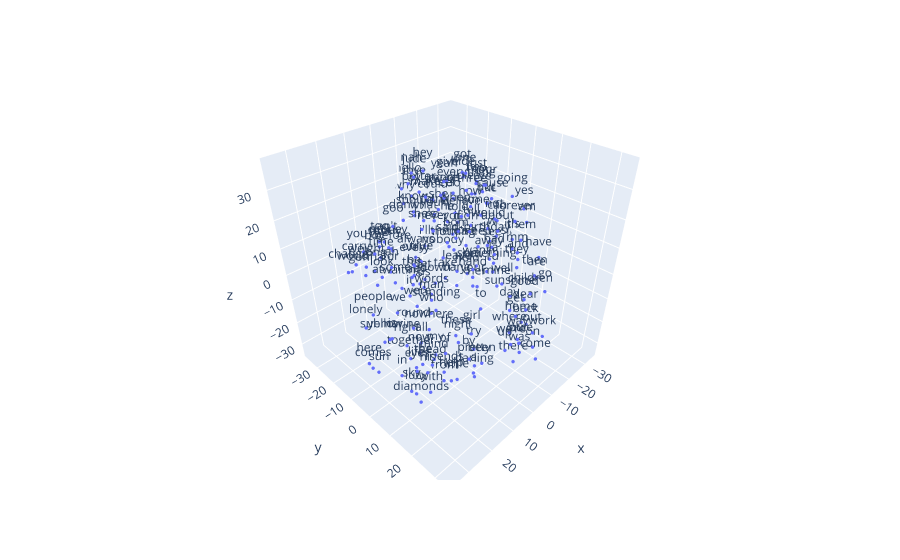

The code cell stored with this chart in its notebook:
### Code cell
# Graficar los embedddings en 3D

vecs, labels = reduce_dimensions(w2v_model,3)

fig = px.scatter_3d(x=vecs[:MAX_WORDS,0], y=vecs[:MAX_WORDS,1], z=vecs[:MAX_WORDS,2],text=labels[:MAX_WORDS])
fig.update_traces(marker_size = 2)
fig.show(renderer="vscode") # esto para plotly en colab

### Figure 1 — Plotly figure (JSON) as saved in the notebook; plotly's stock layout.template omitted (floating-point values rounded to 4 significant figures; data arrays with more than 128 entries replaced by an {"elided": "..."} marker saying what was removed)
{"data": [{"hovertemplate": "x=%{x}<br>y=%{y}<br>z=%{z}<br>text=%{text}<extra></extra>", "legendgroup": "", "marker": {"color": "#636efa", "size": 2, "symbol": "circle"}, "mode": "markers+text", "name": "", "scene": "scene", "showlegend": false, "text": {"elided": "200 str values"}, "type": "scatter3d", "x": {"elided": "200 float values"}, "y": {"elided": "200 float values"}, "z": {"elided": "200 float values"}}], "layout": {"legend": {"tracegroupgap": 0}, "margin": {"t": 60}, "scene": {"domain": {"x": [0, 1], "y": [0, 1]}, "xaxis": {"title": {"text": "x"}}, "yaxis": {"title": {"text": "y"}}, "zaxis": {"title": {"text": "z"}}}}}
